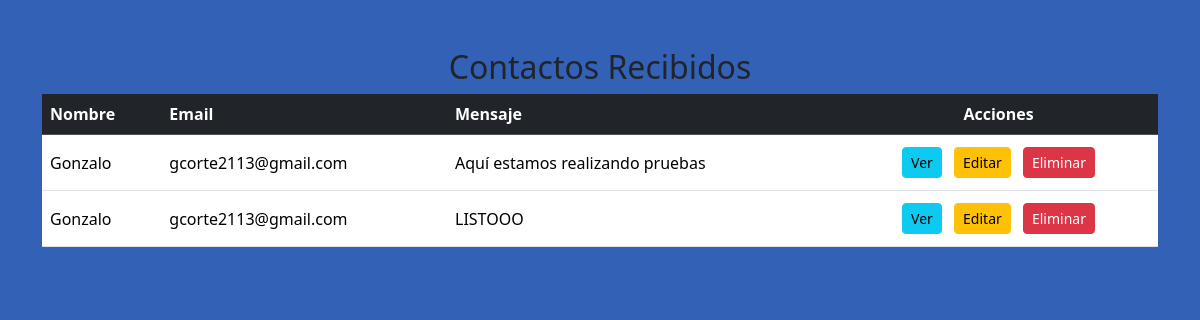
The page /contactos/ (signed in) on the database as committed earlier.
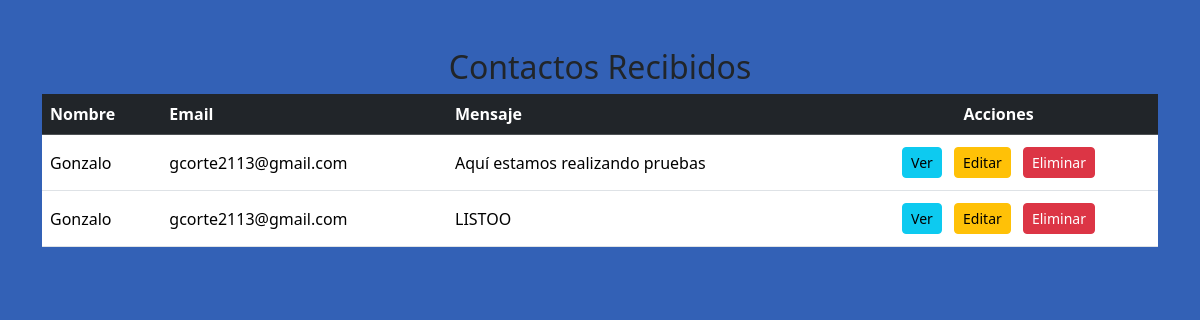
The same page on the database as committed later.
### myportfolio/models.py (models this page shows, shortened)
class Contacto(models.Model):
    nombre=models.CharField(max_length=100)
    email=models.EmailField()
    mensaje=models.TextField()
    mensaje_cifrado = models.TextField()
    fecha=models.DateTimeField(auto_now_add=True)

### myportfolio/views.py (the view)
# urls.py: path('contactos/', views.contacto_lista, name='contacto_lista'),
@login_required
def contacto_lista(request):
    contactos=Contacto.objects.all()
    return render(request, 'myportfolio/contacto_lista.html', {'contactos': contactos})

### myportfolio/templates/myportfolio/contacto_lista.html (shortened to what this page needs)
{% extends 'base_generic.html' %}
{% block content %}
<div class="container mt-5">
    <h2 class="text-center mt-4">Contactos Recibidos</h2>
    <div class="table-responsive">
        <table class="table table-hover align-middle">
            <thead class="table-dark">
                <tr>
                    <th scope="col">Nombre</th>
                    <th scope="col">Email</th>
                    <th scope="col">Mensaje</th>
                    <th scope="col" class="text-center">Acciones</th>
                </tr>
            </thead>
            <tbody>
                {% for contacto in contactos %}
                <tr>
                    <td>{{ contacto.nombre }}</td>
                    <td>{{ contacto.email }}</td>
                    <td>{{ contacto.mensaje }}</td>
                    <td class="text-center">
                        <a href="{% url 'contacto_detalle' contacto.pk %}" class="btn btn-info btn-sm m-1">Ver</a>
                        <a href="{% url 'contacto_editar' contacto.pk %}" class="btn btn-warning btn-sm m-1">Editar</a>
                        <form method="POST" action="{% url 'contacto_eliminar' contacto.pk %}" style="display: inline;">
                            <button type="submit" class="btn btn-danger btn-sm m-1">Eliminar</button>
                        </form>
                    </td>
                </tr>
                {% endfor %}
            </tbody>
        </table>
    </div>
</div>
{% endblock %}

Rows that differ between the two databases and show on the page:
changed Contacto: mensaje "LISTOOO" → "LISTOO"
